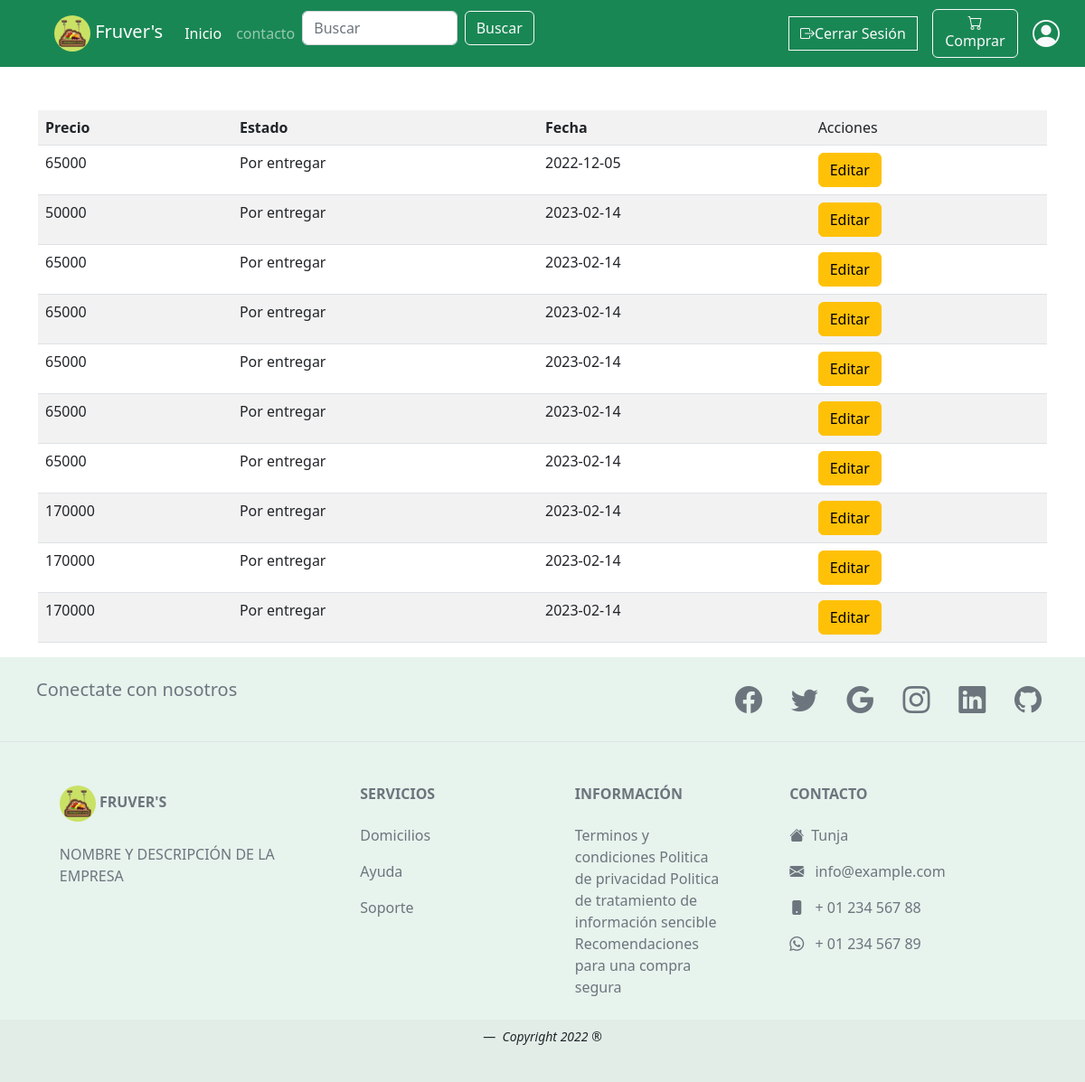
The app's page /carrito/pedidos.php with its own data.
### tables this page shows
CREATE TABLE `pedido` (
  `id` int(6) NOT NULL,
  `precio` varchar(40) NOT NULL,
  `estado` varchar(25) NOT NULL,
  `fecha` date NOT NULL
);

### carrito/pedidos.php (the view, shortened to what this page needs)
<?php
require_once('conexion.php');
$con = mysqli_connect($hostname, $username ,$password, $database);
include '../vistas/menuU.php'
?>
<html>
<head>
  <link href="../css/bootstrap.min.css" rel="stylesheet">
  <link href="../libs/bootstrap-icons/bootstrap-icons.css" rel="stylesheet">
</head>
</html>
<div class="container">
<table class="table table-striped text-cemter p-5 mt-5">
    <tr>
        <th>Precio</th>
        <th>Estado</th>
        <th>Fecha</th>
        <td>Acciones</td>
    </tr>
    <?php
    $query = "SELECT * FROM pedido WHERE estado='Por entregar'";
    $result = mysqli_query($con, $query);
    ?>
    <tr>
        <?php
        while ($row = mysqli_fetch_array($result)) {
            ?>
            <td><?php echo $row['precio']; ?></td>
            <td><?php echo $row['estado']; ?></td>
            <td><?php echo $row['fecha']; ?></td>
            <td><a type="button" class="btn btn-warning " href="editarP.php?id=<?php echo $row['id'];?>">Editar</a>
        </tr>
        <?php
    }
    ?>
</table>
</div>
<?php
include '../vistas/footer.php';
?>

### vistas/menuU.php (style rules this page uses)
.btn { border-radius: 30px; }

### records on screen
pedido: precio "65000", estado "Por entregar", fecha "2022-12-05"
pedido: precio "50000", estado "Por entregar", fecha "2023-02-14"
pedido: precio "65000", estado "Por entregar", fecha "2023-02-14"
pedido: precio "65000", estado "Por entregar", fecha "2023-02-14"
pedido: precio "65000", estado "Por entregar", fecha "2023-02-14"
pedido: precio "65000", estado "Por entregar", fecha "2023-02-14"
pedido: precio "65000", estado "Por entregar", fecha "2023-02-14"
pedido: precio "170000", estado "Por entregar", fecha "2023-02-14"
pedido: precio "170000", estado "Por entregar", fecha "2023-02-14"
pedido: precio "170000", estado "Por entregar", fecha "2023-02-14"
